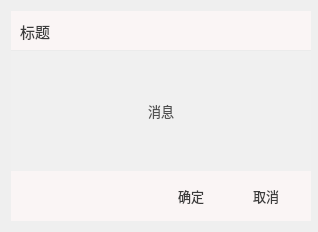
<?xml version="1.0" encoding="UTF-8"?>
<ui version="4.0">
 <class>dialog</class>
 <widget class="QDialog" name="dialog">
  <property name="geometry">
   <rect>
    <x>0</x>
    <y>0</y>
    <width>318</width>
    <height>228</height>
   </rect>
  </property>
  <property name="sizePolicy">
   <sizepolicy hsizetype="Expanding" vsizetype="Expanding">
    <horstretch>0</horstretch>
    <verstretch>0</verstretch>
   </sizepolicy>
  </property>
  <property name="minimumSize">
   <size>
    <width>318</width>
    <height>0</height>
   </size>
  </property>
  <property name="styleSheet">
   <string notr="true">#titleWidget {
    border-bottom: 1px solid rgb(235, 235, 235);
    background-color: rgb(250, 245, 245);
}

#title {
	font-family: &quot;微软雅黑&quot;;
    font: 11pt;
    border: none;
    background-color: transparent;
    color: rgb(60, 60, 60);
}

#messageWidget {
    background-color: rgb(240, 240, 240);
}

#messageLabel {
	font-family: &quot;微软雅黑&quot;;
    font: 10pt;
    border: none;
    background-color: transparent;
    color: rgb(80, 80, 80);
}

#bottomWidget {
    background-color: rgb(250, 245, 245);
}


QPushButton {
	font-family: &quot;微软雅黑&quot;;
	font-size: 10pt;
	color: rgb(60, 60, 60);
    border-radius: 4px;
}
QPushButton::icon {
    padding-right: 10px;
}</string>
  </property>
  <layout class="QVBoxLayout" name="verticalLayout_3">
   <property name="spacing">
    <number>0</number>
   </property>
   <item>
    <widget class="QWidget" name="titleWidget" native="true">
     <property name="minimumSize">
      <size>
       <width>300</width>
       <height>40</height>
      </size>
     </property>
     <property name="maximumSize">
      <size>
       <width>16777215</width>
       <height>40</height>
      </size>
     </property>
     <layout class="QHBoxLayout" name="horizontalLayout">
      <item>
       <widget class="QLabel" name="title">
        <property name="text">
         <string>标题</string>
        </property>
        <property name="alignment">
         <set>Qt::AlignmentFlag::AlignCenter</set>
        </property>
       </widget>
      </item>
      <item>
       <spacer name="horizontalSpacer">
        <property name="orientation">
         <enum>Qt::Orientation::Horizontal</enum>
        </property>
        <property name="sizeHint" stdset="0">
         <size>
          <width>40</width>
          <height>20</height>
         </size>
        </property>
       </spacer>
      </item>
      <item>
       <widget class="QPushButton" name="btnExit">
        <property name="minimumSize">
         <size>
          <width>24</width>
          <height>24</height>
         </size>
        </property>
        <property name="maximumSize">
         <size>
          <width>24</width>
          <height>24</height>
         </size>
        </property>
        <property name="icon">
         <iconset resource="../../../resource/resources.qrc">
          <normaloff>:/iamge_pack/title_bar/shutdown.png</normaloff>:/iamge_pack/title_bar/shutdown.png</iconset>
        </property>
       </widget>
      </item>
     </layout>
    </widget>
   </item>
   <item>
    <widget class="QWidget" name="messageWidget" native="true">
     <property name="minimumSize">
      <size>
       <width>300</width>
       <height>120</height>
      </size>
     </property>
     <property name="layoutDirection">
      <enum>Qt::LayoutDirection::RightToLeft</enum>
     </property>
     <layout class="QVBoxLayout" name="verticalLayout_2">
      <item>
       <widget class="QLabel" name="messageLabel">
        <property name="text">
         <string>消息</string>
        </property>
        <property name="alignment">
         <set>Qt::AlignmentFlag::AlignCenter</set>
        </property>
       </widget>
      </item>
     </layout>
    </widget>
   </item>
   <item>
    <widget class="QWidget" name="bottomWidget" native="true">
     <property name="minimumSize">
      <size>
       <width>300</width>
       <height>50</height>
      </size>
     </property>
     <property name="maximumSize">
      <size>
       <width>16777215</width>
       <height>50</height>
      </size>
     </property>
     <layout class="QHBoxLayout" name="horizontalLayout_2">
      <property name="spacing">
       <number>15</number>
      </property>
      <property name="leftMargin">
       <number>0</number>
      </property>
      <property name="topMargin">
       <number>0</number>
      </property>
      <property name="rightMargin">
       <number>15</number>
      </property>
      <property name="bottomMargin">
       <number>0</number>
      </property>
      <item>
       <spacer name="horizontalSpacer_2">
        <property name="orientation">
         <enum>Qt::Orientation::Horizontal</enum>
        </property>
        <property name="sizeHint" stdset="0">
         <size>
          <width>40</width>
          <height>20</height>
         </size>
        </property>
       </spacer>
      </item>
      <item>
       <widget class="QPushButton" name="btnOk">
        <property name="minimumSize">
         <size>
          <width>60</width>
          <height>32</height>
         </size>
        </property>
        <property name="maximumSize">
         <size>
          <width>60</width>
          <height>32</height>
         </size>
        </property>
        <property name="text">
         <string>确定</string>
        </property>
       </widget>
      </item>
      <item>
       <widget class="QPushButton" name="btnCancel">
        <property name="minimumSize">
         <size>
          <width>60</width>
          <height>32</height>
         </size>
        </property>
        <property name="maximumSize">
         <size>
          <width>60</width>
          <height>32</height>
         </size>
        </property>
        <property name="text">
         <string>取消</string>
        </property>
       </widget>
      </item>
     </layout>
    </widget>
   </item>
  </layout>
 </widget>
 <resources>
  <include location="../../../resource/resources.qrc"/>
 </resources>
 <connections/>
</ui>
